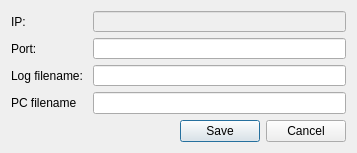
<?xml version="1.0" encoding="UTF-8"?>
<ui version="4.0">
 <class>Settings</class>
 <widget class="QDialog" name="Settings">
  <property name="geometry">
   <rect>
    <x>0</x>
    <y>0</y>
    <width>357</width>
    <height>153</height>
   </rect>
  </property>
  <property name="minimumSize">
   <size>
    <width>357</width>
    <height>153</height>
   </size>
  </property>
  <property name="maximumSize">
   <size>
    <width>357</width>
    <height>153</height>
   </size>
  </property>
  <property name="windowTitle">
   <string>Настройки</string>
  </property>
  <layout class="QGridLayout" name="gridLayout">
   <item row="0" column="0">
    <layout class="QFormLayout" name="formLayout">
     <item row="0" column="0">
      <widget class="QLabel" name="ipaddress">
       <property name="text">
        <string>IP: </string>
       </property>
      </widget>
     </item>
     <item row="0" column="1">
      <widget class="QLineEdit" name="IP">
       <property name="enabled">
        <bool>false</bool>
       </property>
       <property name="inputMethodHints">
        <set>Qt::ImhNone</set>
       </property>
      </widget>
     </item>
     <item row="1" column="0">
      <widget class="QLabel" name="port">
       <property name="text">
        <string>Port: </string>
       </property>
      </widget>
     </item>
     <item row="1" column="1">
      <widget class="QLineEdit" name="Port">
       <property name="inputMethodHints">
        <set>Qt::ImhFormattedNumbersOnly</set>
       </property>
       <property name="inputMask">
        <string/>
       </property>
       <property name="text">
        <string/>
       </property>
       <property name="maxLength">
        <number>5</number>
       </property>
      </widget>
     </item>
     <item row="2" column="0">
      <widget class="QLabel" name="logfile">
       <property name="text">
        <string>Log filename: </string>
       </property>
      </widget>
     </item>
     <item row="2" column="1">
      <widget class="QLineEdit" name="LogfileName">
       <property name="inputMethodHints">
        <set>Qt::ImhNone</set>
       </property>
      </widget>
     </item>
     <item row="3" column="0">
      <widget class="QLabel" name="pcsfile">
       <property name="text">
        <string>PC filename</string>
       </property>
      </widget>
     </item>
     <item row="3" column="1">
      <widget class="QLineEdit" name="PCfileName"/>
     </item>
    </layout>
   </item>
   <item row="1" column="0">
    <widget class="QDialogButtonBox" name="act">
     <property name="orientation">
      <enum>Qt::Horizontal</enum>
     </property>
     <property name="standardButtons">
      <set>QDialogButtonBox::Cancel|QDialogButtonBox::Save</set>
     </property>
    </widget>
   </item>
  </layout>
 </widget>
 <resources/>
 <connections>
  <connection>
   <sender>act</sender>
   <signal>accepted()</signal>
   <receiver>Settings</receiver>
   <slot>accept()</slot>
   <hints>
    <hint type="sourcelabel">
     <x>248</x>
     <y>254</y>
    </hint>
    <hint type="destinationlabel">
     <x>157</x>
     <y>274</y>
    </hint>
   </hints>
  </connection>
  <connection>
   <sender>act</sender>
   <signal>rejected()</signal>
   <receiver>Settings</receiver>
   <slot>reject()</slot>
   <hints>
    <hint type="sourcelabel">
     <x>316</x>
     <y>260</y>
    </hint>
    <hint type="destinationlabel">
     <x>286</x>
     <y>274</y>
    </hint>
   </hints>
  </connection>
 </connections>
</ui>
